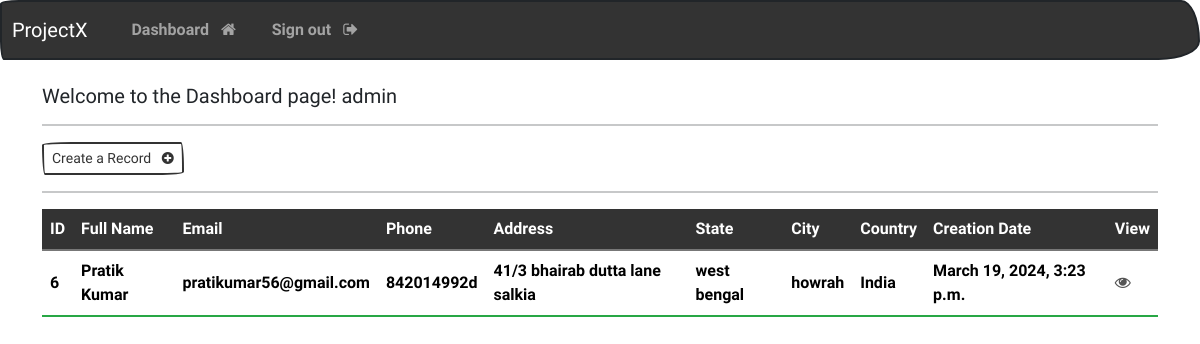
The page /dashboard (signed in) on the database its author committed.
### webapp/models.py (models this page shows, shortened)
class Record(models.Model):
    creation_date = models.DateTimeField(auto_now_add = True)
    first_name = models.CharField(max_length = 100)
    last_name = models.CharField(max_length = 100)
    email = models.CharField(max_length=255)
    phone = models.CharField(max_length=10)
    address= models.CharField(max_length=300)
    state = models.CharField(max_length= 255)
    city = models.CharField(max_length= 255)
    country = models.CharField(max_length= 255)

### webapp/views.py (the view)
# urls.py: path('dashboard', views.dashboard, name='dashboard'),
@login_required(login_url='my-login')
def dashboard(request):
    my_records = Record.objects.all()
    context = {'records': my_records}
    return render(request, 'webapp/dashboard.html', context=context)

### webapp/templates/webapp/dashboard.html
{% extends 'webapp/base.html' %}
{% block content %}
<h5> Welcome to the Dashboard page! {{user}}</h5>
<hr>
<a href="{% url 'create-record' %}" class="btn btn-outline-primary btn-sm">Create a Record &nbsp <i class="fa fa-plus-circle" aria-hidden="true"></i></a>
<hr>
    <table class="table table-hover table-bodered border-success align-middle">
        <thead class="table-dark">
            <tr>
                <th scope="col">ID</th>
                <th scope="col">Full Name</th>
                <th scope="col">Email</th>
                <th scope="col">Phone</th>
                <th scope="col">Address</th>
                <th scope="col">State</th>
                <th scope="col">City</th>
                <th scope="col">Country</th>
                <th scope="col">Creation Date</th>
                <th scope="col">View</th>
            </tr>
        </thead>
        <tbody>
            {% if records %}
                {% for record in records %}
                    <tr>
                        <td>{{record.id}}</td>
                        <td>{{record.first_name}}  {{record.last_name}}</td>
                        <td>{{record.email}}</td>
                        <td>{{record.phone}}</td>
                        <td>{{record.address}}</td>
                        <td>{{record.state}}</td>
                        <td>{{record.city}}</td>
                        <td>{{record.country}}</td>
                        <td>{{record.creation_date}}</td>
                        <td><a href="{% url 'record' record.id %}" class="text-dark"><i class="fa fa-eye" aria-hidden="true"></i></a></td>
                    </tr>
                {% endfor %}
            {% endif %}
        </tbody>
    </table>
{% endblock %}

### webapp/templates/webapp/base.html (shortened to what this page needs)
{% load static %}
<!DOCTYPE html>
<html lang="en">
  <head>
    <link
      rel="stylesheet"
      type="text/css"
      href="https://bootswatch.com/5/sketchy/bootstrap.min.css"
    />
    <link rel="stylesheet" href="{% static 'css/styles.css' %}" />
    <link rel="stylesheet" href="https://cdnjs.cloudflare.com/ajax/libs/font-awesome/4.7.0/css/font-awesome.min.css">
  </head>
  <body>
    {% include 'webapp/navbar.html' %}
    <div class="container">
      <br />
      {% block content %}
      {% endblock %}
    </div>
  </body>
</html>

### webapp/templates/webapp/navbar.html (shortened to what this page needs)
<nav class="navbar navbar-expand-lg navbar-dark bg-primary justify-content-center">
    <a class="navbar-brand main-heading" href="{% url '' %}">
      &nbsp; ProjectX
    </a>
      <div class="collapse navbar-collapse text-center" id="navbarNavDropdown">
        <ul class="navbar-nav mr-auto">
          {% if user.is_authenticated %}
            <li class="nav-item">
              <a class="nav-link" href="{% url 'dashboard' %}">Dashboard &nbsp; <i class="fa fa-home" aria-hidden="true"></i> </a>
            </li>
            <li class="nav-item">
              <a class="nav-link" href="{% url 'user-logout' %}">Sign out &nbsp; <i class="fa fa-sign-out" aria-hidden="true"></i> </a>
            </li>
        </ul>
        {% endif %}
      </div>
  </nav>

### rows shown on the page
Record: id "6", first_name "Pratik", last_name "Kumar", email "pratikumar56@gmail.com", phone "842014992d", address "41/3 bhairab dutta lane salkia", state "west bengal", city "howrah", country "India", creation_date "March 19, 2024, 3:23 p.m."

### other values the page prints
{{ user }} "admin"
